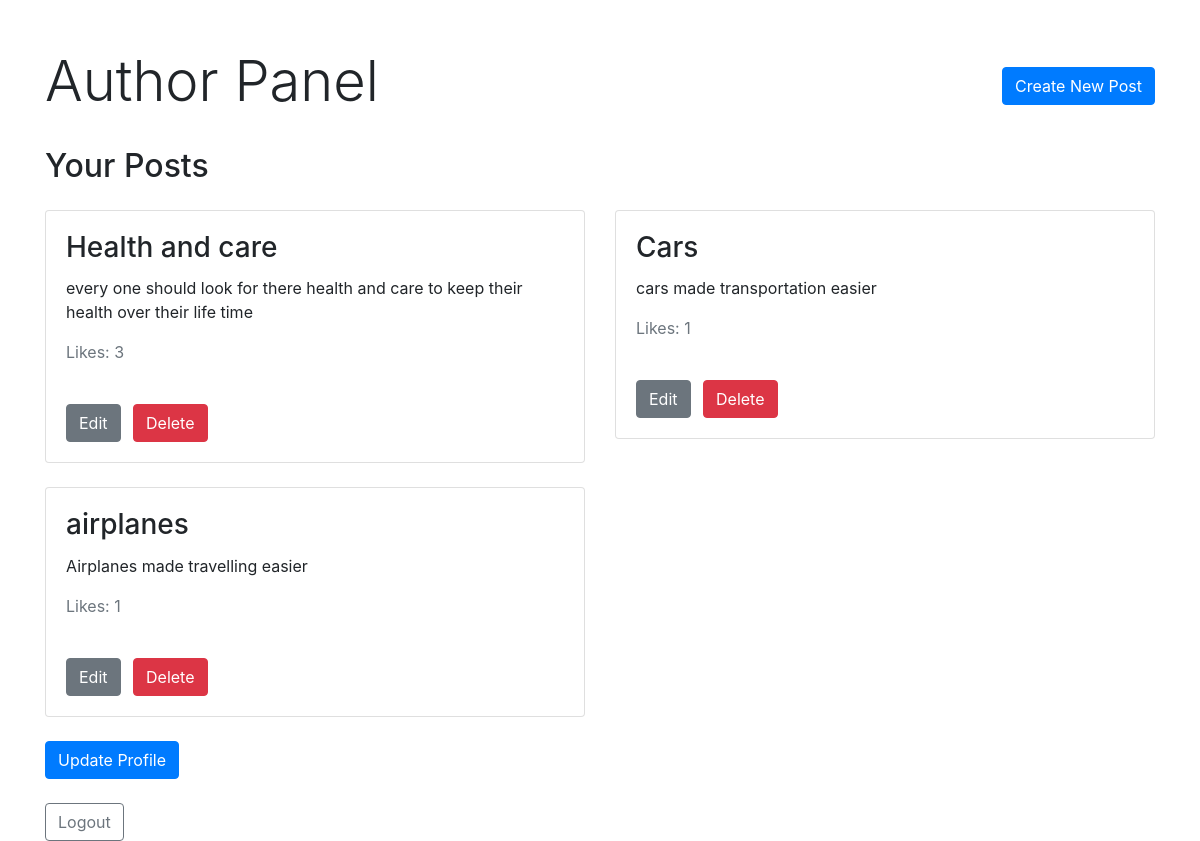
Screenshot of /author_panel (signed in) with the database file from the repository.
### tables this page shows
CREATE TABLE posts (
            id INTEGER PRIMARY KEY AUTOINCREMENT,
            author_id INTEGER NOT NULL,
            title TEXT NOT NULL,
            content TEXT NOT NULL,
            likes INTEGER DEFAULT 0,     
            created_at TIMESTAMP DEFAULT CURRENT_TIMESTAMP,
            file_url TEXT,
            FOREIGN KEY (author_id) REFERENCES users(id)
        );

### project.py (the view)
@app.route('/author_panel')
def author_panel():
    if 'username' not in session:
        return redirect(url_for('login'))
    user = db.get_user_by_username(session['username'])
    if user is None:
        return redirect(url_for('user_panel'))
    if session['user_type'] == 0:
        return redirect(url_for('user_panel'))
    elif session['user_type'] == 2:
        return redirect(url_for('manage_admins'))
    posts = db.get_posts_by_author(user['id'])
    return render_template('author_panel.html', posts=posts, user=user)

### db.py (called while the page is built)
def get_db_connection():
    conn = sqlite3.connect('project.db')
    conn.row_factory = sqlite3.Row
    return conn

def get_posts_by_author(author_id):
    conn = get_db_connection()
    posts = conn.execute('SELECT * FROM posts WHERE author_id = ?', (author_id,)).fetchall()
    conn.close()
    return posts

def get_user_by_username(username):
    conn = get_db_connection()
    user = conn.execute('SELECT * FROM users WHERE username = ?', (username,)).fetchone()
    conn.close()
    return user

### templates/author_panel.html (shortened to what this page needs)
<!DOCTYPE html>
<html lang="en">
<head>
    <link href="https://stackpath.bootstrapcdn.com/bootstrap/4.5.2/css/bootstrap.min.css" rel="stylesheet">
</head>
<body>
    <div class="container mt-5">
        <div class="d-flex justify-content-between align-items-center mb-4">
            <h1 class="display-4">Author Panel</h1>
            <a href="{{ url_for('create_post') }}" class="btn btn-primary">Create New Post</a>
        </div>
        <h2 class="mb-4">Your Posts</h2>
        <div class="row">
            {% for post in posts %}
            <div class="col-md-6 mb-4">
                <div class="card">
                    <div class="card-body">
                        <h3 class="card-title">{{ post.title }}</h3>
                        <p class="card-text">{{ post.content }}</p>
                        <p class="card-text text-muted">Likes: {{ post.likes }}</p>
                        <br>
                        <a href="{{ url_for('edit_post', post_id=post.id) }}" class="btn btn-secondary mr-2">Edit</a>
                        <form method="POST" action="{{ url_for('delete_post', post_id=post.id) }}" class="d-inline">
                            <button type="submit" class="btn btn-danger">Delete</button>
                        </form>
                    </div>
                </div>
            </div>
            {% endfor %}
        </div>
         <div class="mb-4">
            <a href="{{ url_for('profile',id=session['user_id']) }}" class="btn btn-primary">Update Profile</a>
        </div>
        <div class="mt-4">
            <a href="{{ url_for('logout') }}" class="btn btn-outline-secondary">Logout</a>
        </div>
    </div>
</body>
</html>

### rows the page displays
posts: title "Health and care", content "every one should look for there health and care to keep their health over their life time", likes "3"
posts: title "Cars", content "cars made transportation easier", likes "1"
posts: title "airplanes", content "Airplanes made travelling easier", likes "1"
